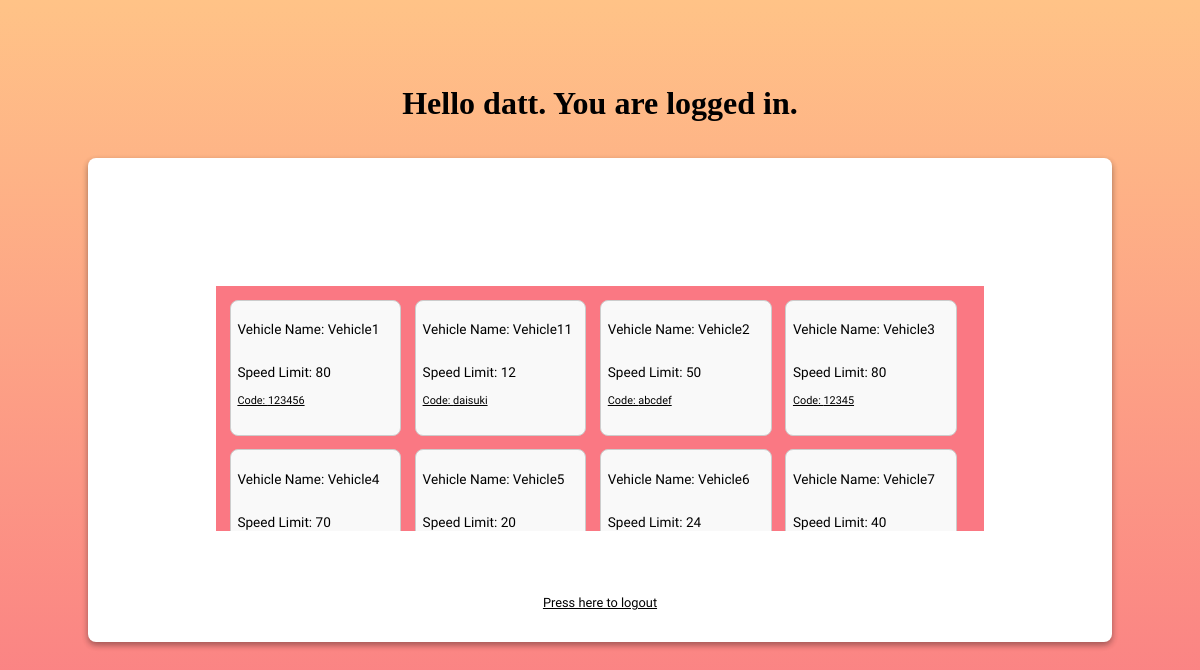
The page /dashboard (signed in) on the database its author committed.
### app.py (models this page shows)
class User(db.Model, UserMixin):
    id = db.Column(db.Integer, primary_key=True)
    username = db.Column(db.String(20), nullable=False, unique=True)
    password = db.Column(db.String(80), nullable=False)

class Vehicle(db.Model):
    id = db.Column(db.Integer, primary_key=True)
    username = db.Column(db.String(20), nullable=False)
    vehicleName = db.Column(db.String(20), nullable=False, unique=True)
    speedLimit = db.Column(db.Integer, nullable=False)
    code = db.Column(db.String(80), nullable=False, unique=True)

### app.py (the view)
@app.route('/dashboard', methods=['GET', 'POST'])
@login_required
def dashboard():
    form = VehicleForm()
    if form.validate_on_submit():
        new_vehicle = Vehicle(username=current_user.username,vehicleName=form.vehicleName.data,speedLimit=form.speedLimit.data,code=form.code.data)
        db.session.add(new_vehicle)
        db.session.commit()
        return redirect(url_for('dashboard'))
    try:
        vehicles = db.session.execute(db.select(Vehicle)
            .filter_by(username=current_user.username)
            .order_by(Vehicle.vehicleName)).scalars()
    except Exception as e:
        vehicles = "<p>The error:<br>" + str(e) + "</p>"
    return render_template('dashboard.html', form=form, vehicles=vehicles)

### app.py (called while the page is built)
@login_manager.user_loader
def load_user(user_id):
    return User.query.get(int(user_id))

### templates/dashboard.html (shortened to what this page needs)
<!DOCTYPE html>
<html lang="en">
<head>
    <link rel="stylesheet" type="text/css" href="{{ url_for('static', filename='style.css')}}">
    <link rel="stylesheet" href="https://maxst.icons8.com/vue-static/landings/line-awesome/font-awesome-line-awesome/css/all.min.css" />
    <link rel="stylesheet" href="https://maxst.icons8.com/vue-static/landings/line-awesome/line-awesome/1.3.0/css/line-awesome.min.css" />
</head>
<body>
    <div class="dashboard-wrapper shadow">
    <h1 id="dashboard-h1" >Hello {{ current_user.username }}. You are logged in.</h1>
    <div class="vehicle-container">
        {% for vehicle in vehicles %}
        <div class="vehicle">
            <p>Vehicle Name: {{ vehicle.vehicleName }}</p>
            <p>Speed Limit: {{ vehicle.speedLimit }}</p>
            <a class="redirect" href="{{ url_for('vehicle', code=vehicle.code) }}">Code: {{ vehicle.code }}</a>
        </div>
        {% endfor %}
    </div>
    <a class="redirect" href="{{url_for('logout')}}">Press here to logout</a>
    </div>
</body>
</html>

### static/style.css (style rules this page uses)
* { font-family: Be Vietnam Pro; }
a { color: black; transition: 250ms; }
.shadow { box-shadow: rgba(0, 0, 0, 0.16) 0 3px 6px, rgba(0, 0, 0, 0.23) 0 3px 6px; }
body { margin: 0; height: 100vh; background: linear-gradient( #FFC387, #FA7883, #6BB8FF, #8AF5FF); background-size: 300% 300%; animation: gradient 30s ease infinite; display: flex; align-items: center; justify-content: center; flex-direction: column; }
h1 { position: absolute; top: 20vh; font-family: Bmono; font-weight: bold; font-size: 2em; color: black; transition: 250ms; animation: appearScale 500ms; margin-bottom: 2vh; }
.redirect { font-size: 0.8em; }
.dashboard-wrapper { height: 35vw; width: 80vw; background-color: #ffffff; margin: 0 1vw; display: flex; flex-direction: column; border: none; border-radius: 0.5em; outline: none; align-items: center; justify-content: center; animation: appear 250ms; padding: 2em; }
.vehicle-container { position: relative; top: 12vh; width: 80%; display: flex; flex-wrap: wrap; align-items: flex-start; gap: 1em; background-color: #FA7883; padding: 1em; box-sizing: border-box; overflow-y: auto; min-height: 10em; font-size: 0.85em; }
.vehicle { border: 1px solid #ccc; height: calc(2 * (10em + 2em)); padding: 0.5em 0.5em; border-radius: 0.5rem; background-color: #f9f9f9; display: flex; flex-direction: column; width: calc(25% - 1em); box-sizing: border-box; height: 10em; font-size: 0.em; }
#dashboard-h1 { top: 8vh; font-family: Bmono; font-weight: bold; font-size: 2em; color: black; transition: 250ms; animation: appearScale 500ms; }

### rows shown on the page
User: username "datt"
Vehicle: vehicleName "Vehicle1", speedLimit "80", code "123456"
Vehicle: vehicleName "Vehicle11", speedLimit "12", code "daisuki"
Vehicle: vehicleName "Vehicle2", speedLimit "50", code "abcdef"
Vehicle: vehicleName "Vehicle3", speedLimit "80", code "12345"
Vehicle: vehicleName "Vehicle4", speedLimit "70"
Vehicle: vehicleName "Vehicle5", speedLimit "20"
Vehicle: vehicleName "Vehicle6", speedLimit "24"
Vehicle: vehicleName "Vehicle7", speedLimit "40"
